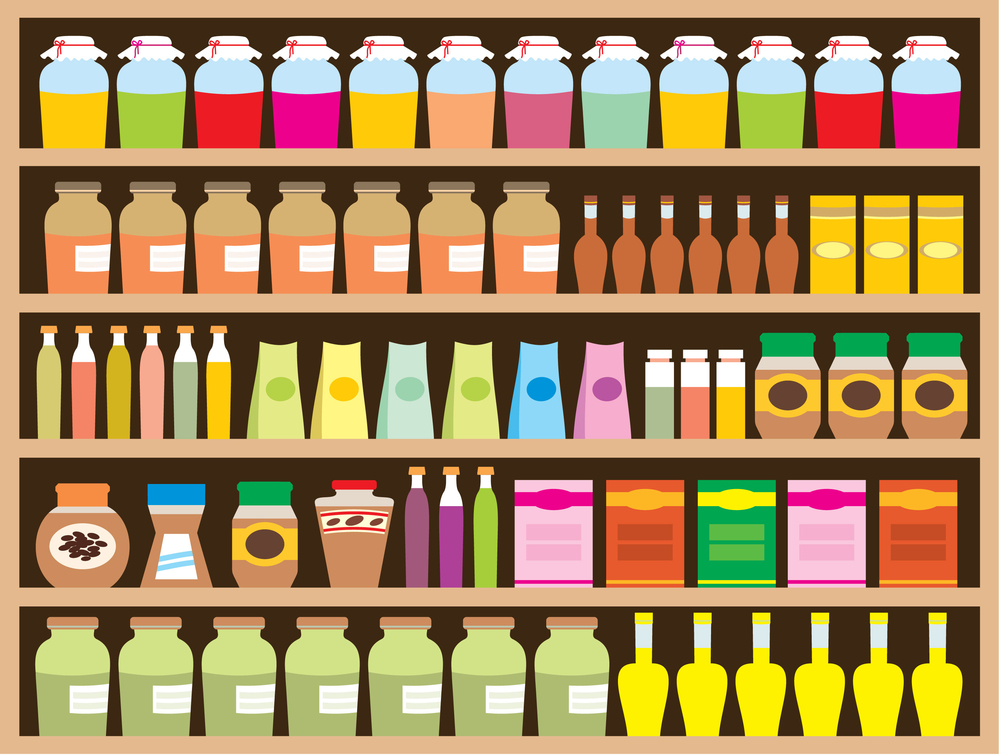
#> input picture img/shelf.jpg, 999 x 756 px
$ jupyter execute --allow-errors Jupyter_Lab15.ipynb
#> lines starting #> are read from the running program, lines starting #| are printed output that depends on the picture; after the words box and inside, x2 and y2 are one past the last pixel; in counts of white or black regions, pixels touching at a corner belong together
# 9. Проект

[cell 1]
import cv2
import numpy as np
import random
import imutils
from PIL import Image, ImageDraw
from matplotlib import pyplot as plt
from sklearn.cluster import KMeans
from collections import Counter

## 9.2. Обзор функций, которые используются в проекте

[cell 2]
# функция ввода изображения
def img_input(img_path, size=(0, 0), type=1):
    img = cv2.imread(img_path, type)
    if type == 1:
        img = cv2.cvtColor(img, cv2.COLOR_BGR2RGB)
        if size != (0, 0):
            img = cv2.resize(img, size)
            return img
        else:
            return img
    else:
        if size != (0, 0):
            img = cv2.resize(img, size)
            return img
        else:
            return img


# функция вывода изображения
def img_print(images, titles, row_and_colm=(0, 0), hard_type='None'):
    num_of_img = len(images)
    if hard_type == 'None':
        for i in range(num_of_img):
            if row_and_colm == (0, 0):
                plt.subplot(1, num_of_img, i + 1), plt.imshow(images[i])
                plt.title(titles[i])
                plt.xticks([]), plt.yticks([])
            else:
                plt.subplot(row_and_colm[0], row_and_colm[1], i + 1), plt.imshow(images[i])
                plt.title(titles[i])
                plt.xticks([]), plt.yticks([])
        plt.show()

    else:
        for i in range(num_of_img):
            if row_and_colm == (0, 0):
                plt.subplot(1, num_of_img, i + 1), plt.imshow(images[i], hard_type)
                plt.title(titles[i])
                plt.xticks([]), plt.yticks([])
            else:
                plt.subplot(row_and_colm[0], row_and_colm[1], i + 1), plt.imshow(images[i], hard_type)
                plt.title(titles[i])
                plt.xticks([]), plt.yticks([])
        plt.show()

### Функция def shelf () предназначена для удаления фона.
В процессе работы этой программы сканируется все строки, начиная с верхней. Если при сканировании интенсивности пикселей не меняются, то они обнуляются. В результате на изображении фон становится темным.

[cell 3]
def shelf(img, k=120):
    img_copy = np.copy(img)
    x = 0
    for i in range(img_copy.shape[1]):
        if x > ((img_copy.shape[1]) / 1.01):
            img_copy[i - 1] = [0, 0, 0]
            img_copy[i - 2] = [0, 0, 0]
            x = 0
        for j in range(img_copy.shape[0]):
            if (img_copy[i][0][0] - k <= img_copy[i][j][0] <= img_copy[i][0][0] + k) and (
                    img_copy[i][0][1] - k <= img_copy[i][j][1] <= img_copy[i][0][1] + k) and (
                    img_copy[i][0][2] - k <= img_copy[i][j][2] <= img_copy[i][0][2] + k):
                x += 1
    return img_copy.astype(np.uint8)


img = cv2.imread("img/shelf.jpg")
#> img is the input picture: shape (756, 999, 3); mean B, G, R 91.9, 136, 166.4
img = cv2.resize(img, (800, 800))
#> img: shape (800, 800, 3)

img_2 = shelf(img, k=75)
#> after the loop in shelf, `for i in range(img_copy.shape[1]):`:
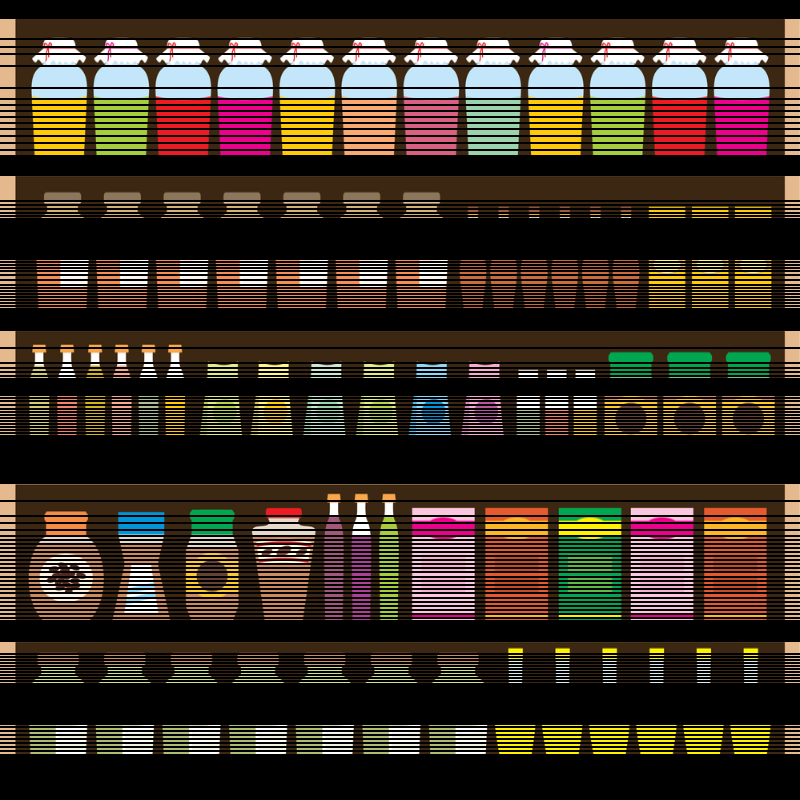
#> img_copy: shape (800, 800, 3); mean B, G, R 33.7, 47, 58.7

res = [img, img_2]
title = ['Оригинал', 'Без фона']

img_print(res, title)
#> in img_print, `num_of_img = len(images)`: num_of_img = 2

### Функция удаления фона 2.

[cell 4]
import numpy as np
from sklearn.cluster import KMeans


def get_color(image):
    """
    Получает доминирующий цвет изображения.

    Parameters:
    -----------
    image: array
        RGB-изображение в виде numpy массива

    Returns:
    --------
    dominant_color : list
        RGB-значение доминирующего цвета
    """
    # Преобразуем изображение в одномерный массив и приводим тип данных к float32
    pixels = np.float32(image.reshape(-1, 3))
    # Задаем количество цветов для извлечения
    n_colors = 1
    # Создаем объект KMeans из библиотеки scikit-learn
    kmeans = KMeans(n_clusters=n_colors)
    # Применяем алгоритм k-средних на массив пикселей и извлекаем доминирующий цвет
    kmeans.fit(pixels)
    # Сохраняем RGB значение доминирующего цвета в списке
    dominant_color = list(kmeans.cluster_centers_[0])
    # Возвращаем значение RGB доминирующего цвета
    return dominant_color


import cv2
import numpy as np
from typing import Tuple


def background(imr: np.ndarray, p: int = 40) -> np.ndarray:
    """
    Определяет и удаляет фоновый цвет изображения.

    Parameters:
    -----------
    imr : array_like
        Исходное изображение.
    p : int, optional
        Погрешность в определении доминирующего цвета. Значение по умолчанию - 40.

    Returns:
    --------
    array_like
        Изображение с удаленным фоновым цветом.
    """
#> called with p = 100
    # Преобразуем изображение в формат HSV для определения доминирующего цвета
    hsv_image = cv2.cvtColor(imr, cv2.COLOR_BGR2HSV)
#> hsv_image: shape (756, 999, 3); mean H, S, V 32.3, 142.5, 173.9
    # Получаем доминирующий цвет в формате HSV
    dom_color = get_color(hsv_image)
#> dom_color = [32.33, 142.5, 173.8]
    # Создаем массив с заданными размерами и заполненный белым цветом
    dom_color_hsv = np.full(imr.shape, [255, 255, 255], dtype='uint8')
    # Определяем нижнюю и верхнюю границы доминирующего цвета с учетом погрешности
    lower = np.array([dom_color[0] - p, dom_color[1] - p, dom_color[2] - p])
#> lower = [-67.67, 42.54, 73.85]
    upper = np.array([dom_color[0] + p, dom_color[1] + p, dom_color[2] + p])
#> upper = [132.3, 242.5, 273.8]
    # Создаем маску для удаления фона
    mask = cv2.inRange(hsv_image, lower, upper)
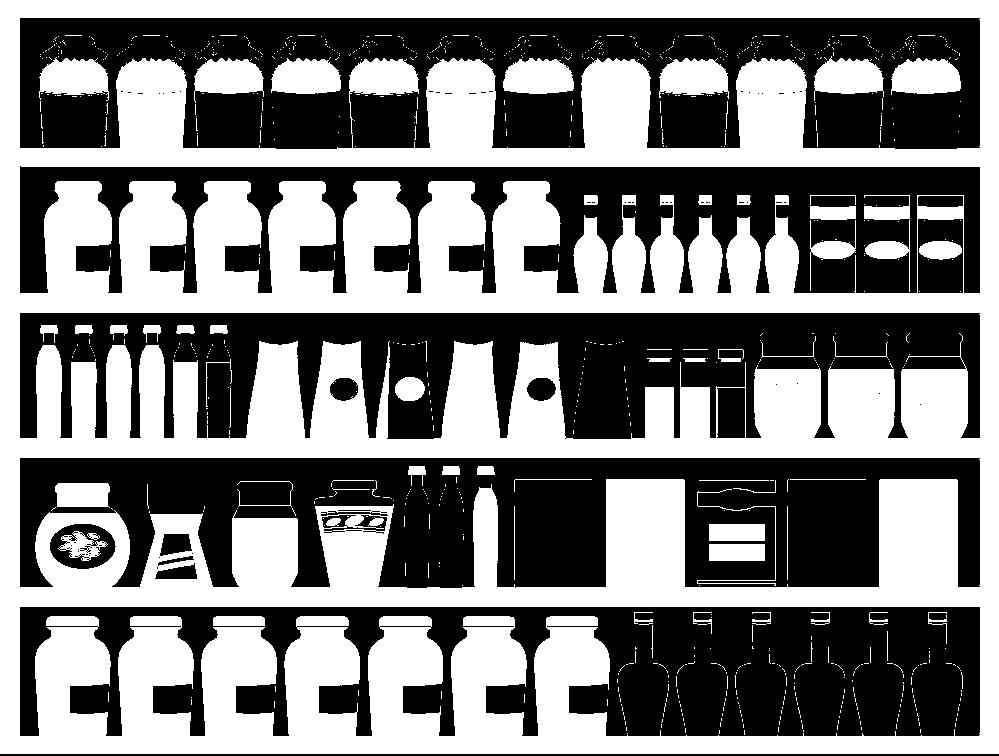
#> mask: shape (756, 999); 49.8% white; 936 white regions (868 under 20 px), largest, box (x1, y1, x2, y2) and area: (0, 0, 999, 754) 343656, (349, 58, 419, 134) 2175, (39, 57, 109, 101) 2136
    # Обновляем значения на противоположные для выделения фона
    res = cv2.bitwise_not(dom_color_hsv, hsv_image, mask=mask)
#> res: shape (756, 999, 3); mean H, S, V 19.4, 83.3, 65.5
#> dom_color_hsv: shape (756, 999, 3); every value is 255
    # Конвертируем обратно в формат BGR
    return cv2.cvtColor(res, cv2.COLOR_HSV2BGR)


image = cv2.imread('img/shelf.jpg')
img2 = image.copy()
imr = background(image, p=100)

res = [image, imr]
title = ['Оригинал', 'Без фона']

img_print(res, title)

### Описание функции segment().
Функция segment() предназначена для разбиения всего поля изображени на сегменты, с последующей их маркировкой

[cell 5]
def segment(img):
    """
    Выполняет сегментацию изображения с помощью оператора водораздела.

    Parameters:
    -----------
    img : array_like
        Исходное изображение.

    Returns:
    --------
    array_like
        Обработанное изображение, в котором выделены различные сегменты.
    """
    # Конвертируем изображение в оттенки серого
    gray = cv2.cvtColor(img, cv2.COLOR_BGR2GRAY)
    # Создаем двоичное изображение по порогу, значение которого равно 30
    im_bw = cv2.threshold(gray, 50, 255, cv2.THRESH_BINARY)[1]
#> im_bw: shape (800, 800); 70.8% white; 26 black regions (20 under 20 px), largest, box (x1, y1, x2, y2) and area: (16, 331, 784, 464) 41135, (16, 176, 784, 310) 38605, (16, 485, 784, 621) 38385, (16, 643, 784, 778) 34747, (16, 19, 784, 156) 33898, (56, 581, 76, 589) 41
    # Создаем ядро размером 4x3 и применяем к изображению операцию морфологического открытия
    kernel = np.ones((4, 3), np.uint8)
    opening = cv2.morphologyEx(im_bw, cv2.MORPH_OPEN, kernel, iterations=1)
#> opening: shape (800, 800); 70.7% white; 7 black regions, largest, box (x1, y1, x2, y2) and area: (16, 332, 784, 465) 41155, (16, 177, 784, 311) 38612, (16, 486, 784, 622) 38392
    # Расширяем результат операции открытия, чтобы получить фон
    sure_bg = cv2.dilate(opening, kernel, iterations=1)
#> sure_bg: shape (800, 800); 75.8% white; 13 black regions (5 under 20 px), largest, box (x1, y1, x2, y2) and area: (17, 335, 783, 463) 34365, (17, 488, 783, 621) 32701, (17, 180, 783, 310) 31790
    # Применяем преобразование расстояний и определяем объекты на переднем плане
    dist_transform = cv2.distanceTransform(sure_bg, cv2.DIST_L2, 3)
    ret, sure_fg = cv2.threshold(dist_transform, 0.01 * dist_transform.max(), 255, 0)
#> ret = 0.368
    sure_fg = np.uint8(sure_fg)
    # Используем оператор Кэнни для определения границ областей, которые не известны
    unknown = cv2.Canny(sure_bg, 700, 100, apertureSize=3)
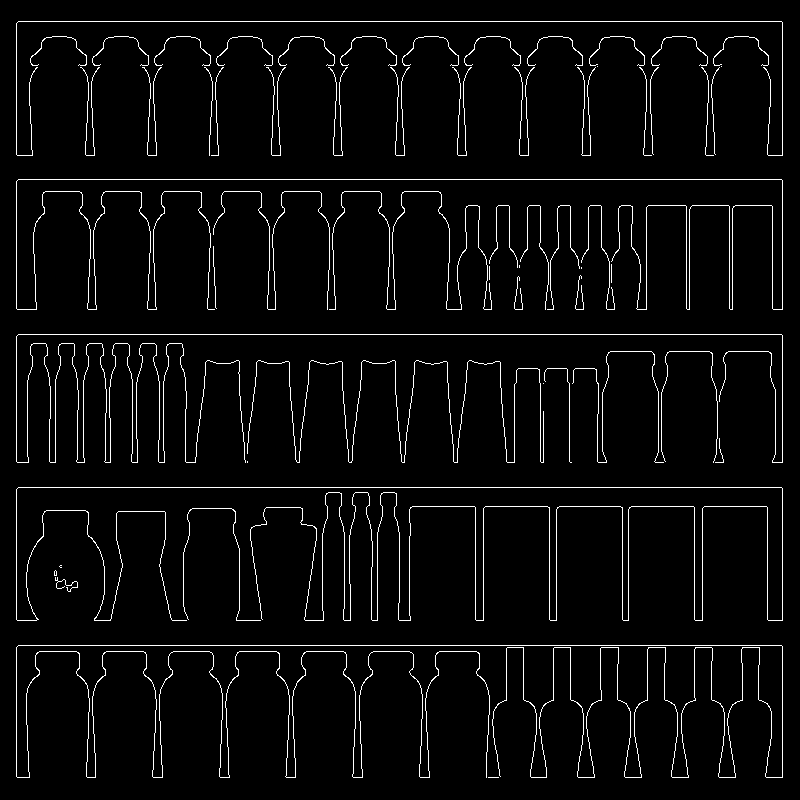
#> unknown: shape (800, 800); 3.9% white in thin lines or dots
    # Объединяем объекты на переднем плане в связные компоненты
    ret, mark = cv2.connectedComponents(sure_fg)
#> ret = 2
    mark = mark + 1
    mark[unknown == 255] = 0
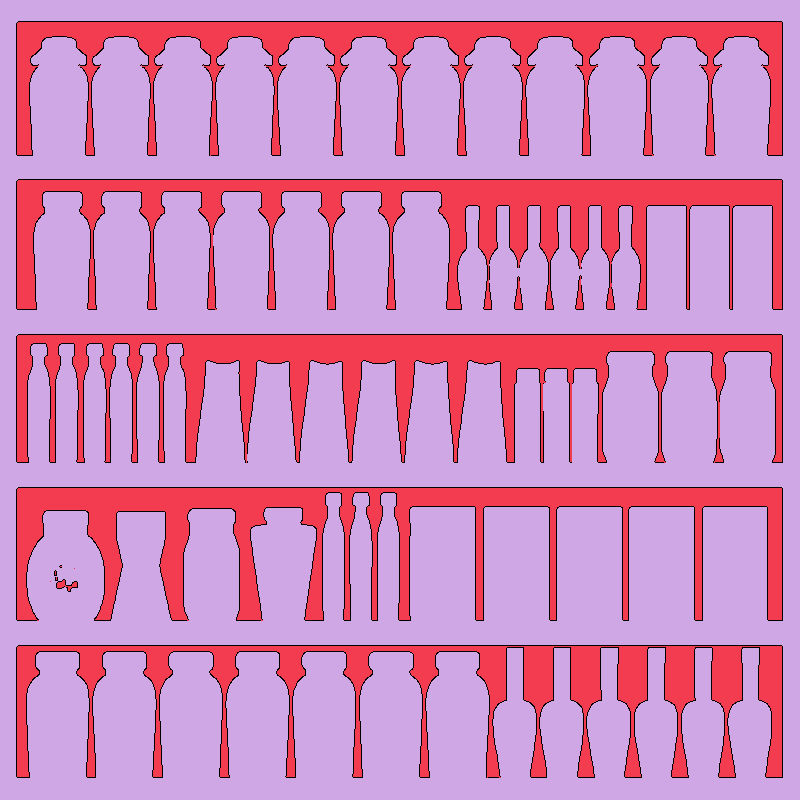
#> mark: shape (800, 800) int32; 3 distinct labels, from 0 to 2; one colour per label, 0 black
    # Выполняем операцию водораздела и выделяем граничные области на исходном изображении
    markers = cv2.watershed(img, mark)
#> markers: shape (800, 800) int32; 3 distinct labels, from -1 to 2
    img[markers == -1] = [255, 0, 0]
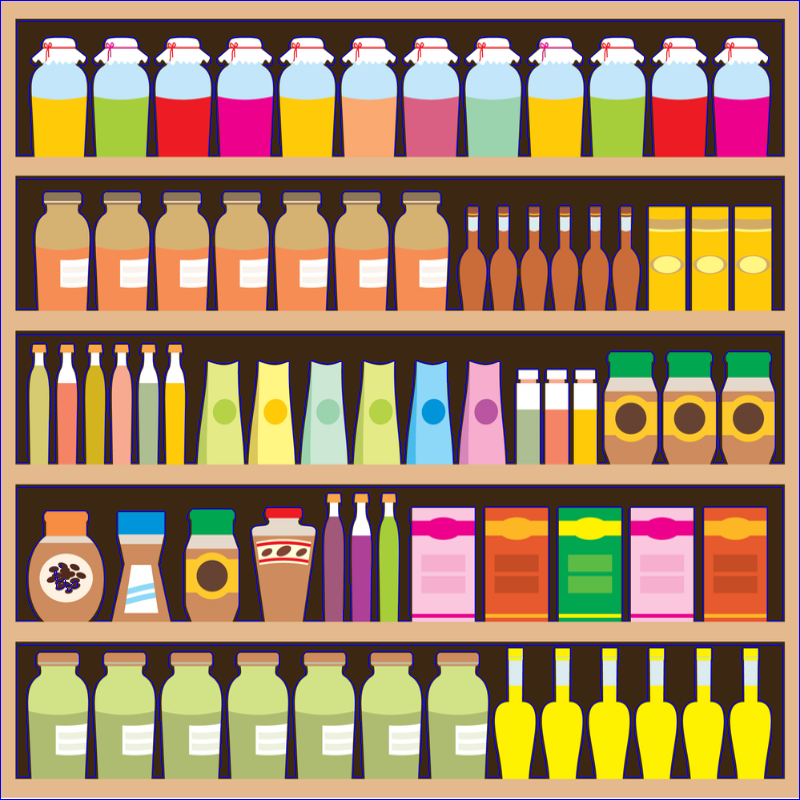
#> img: shape (800, 800, 3); mean B, G, R 101.2, 133.4, 162.9

    res = [img, im_bw, unknown]
    title = ['Origin', 'im_bw', 'Canny']
    img_print(res, title)
    # Возвращаем обработанное изображение
    return img


# Загружаем изображение
imgor = cv2.imread('img/shelf.jpg')
img = cv2.resize(imgor, (800, 800))

marker = segment(img)

### Распознавание объекта по шаблону.
Метод заключается в поиске объекта на большом изображении, который соответствует выбранному шаблону. Поиск проводится с помощью функции
 cv2.matchTemplate(). Шаблон перемещается по исходному изображению, его пиксели сравниваются с пикселями этого изображения. На выходе получаем изображение в градациях серого.

[cell 6]
# Загружаем изображение и шаблон
img_rgb = cv2.imread('img/shelf.jpg')
template = cv2.imread('img/1.jpg', 0)
# Копируем исходное изображение для вывода результата с выделенными объектами
res_img = img_rgb.copy()
# Преобразуем изображение в оттенки серого, чтобы применить поиск шаблона
img_gray = cv2.cvtColor(img_rgb, cv2.COLOR_BGR2GRAY)
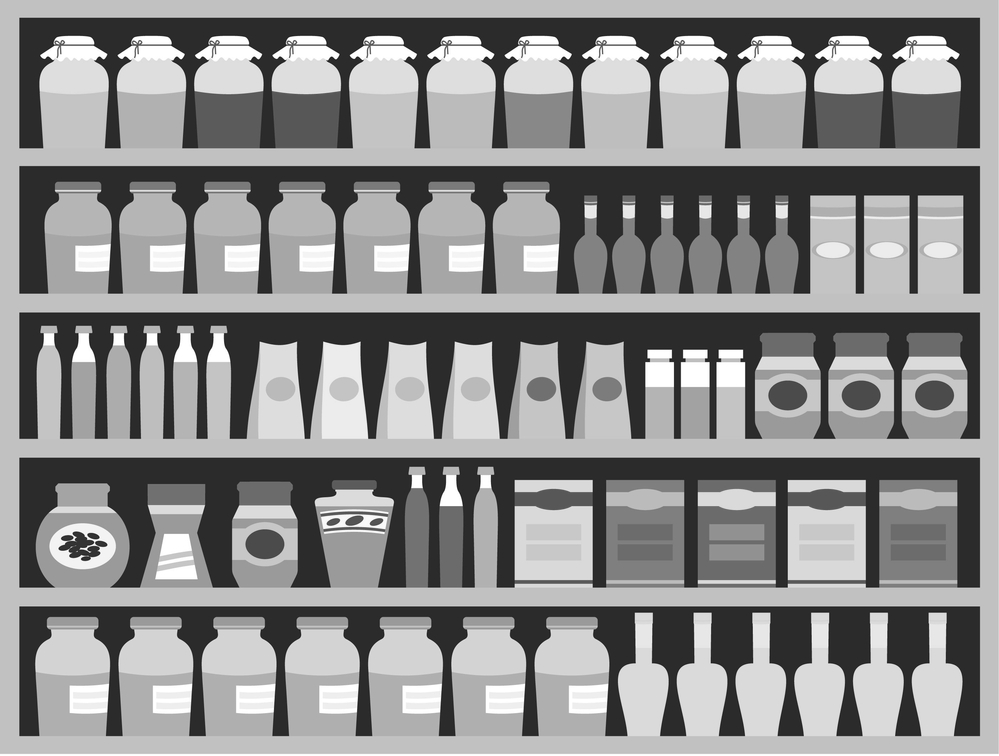
#> img_gray: shape (756, 999); min 19, max 255, mean 140.1
# Получаем размеры шаблона
#> (the rest of this cell did not finish here and is left out)
